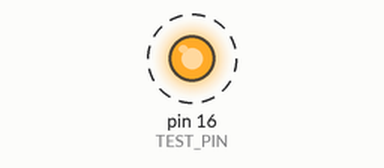
A sketch run on a simulated Arduino Uno, built with avr-gcc and run on an emulated ATmega328P. Parts: output pins drawn as LEDs (lit = HIGH). Dashed ring = blinking.

Above: at 0.5 s.
Timing chart, 0 to 4.6 s (numbered marks = the images above):
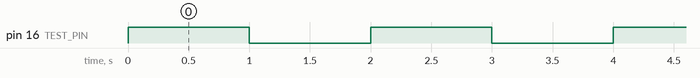

The sketch:

logic_circuit_test_1.ino
```cpp
const int TEST_PIN = 16;

void setup() {
  // Inicializar o pino de teste como saída
  pinMode(TEST_PIN, OUTPUT);
}

void loop() {
  // Ligar o pino de teste (3,3 V)
  digitalWrite(TEST_PIN, HIGH);
  delay(1000); // Esperar 1 segundo

  // Desligar o pino de teste (0 V)
  digitalWrite(TEST_PIN, LOW);
  delay(1000); // Esperar 1 segundo
}
```

Measured:
- by itself, pin 16 (TEST_PIN): alternates HIGH for 1.0 s and LOW for 1.0 s
